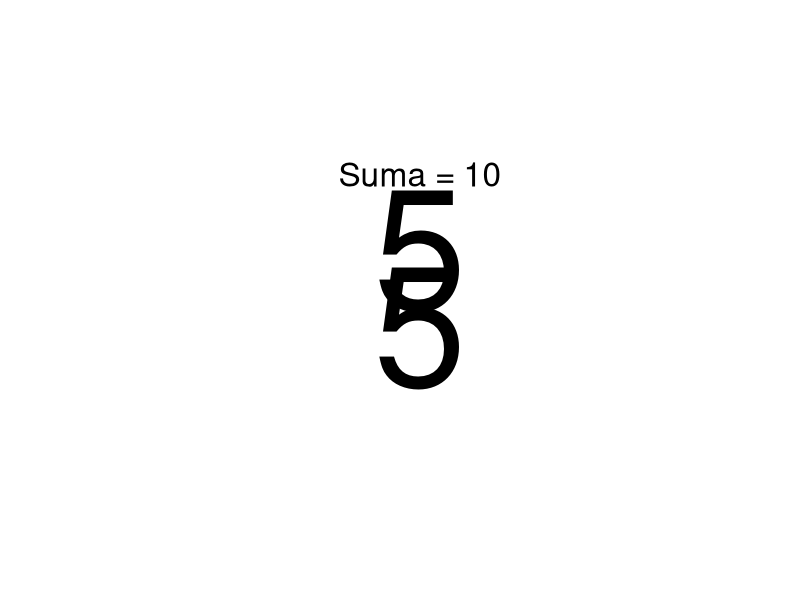
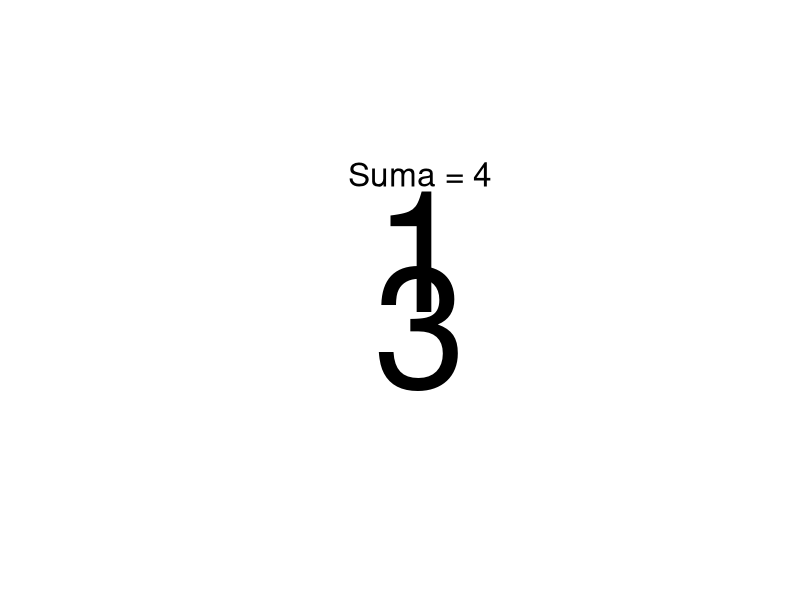
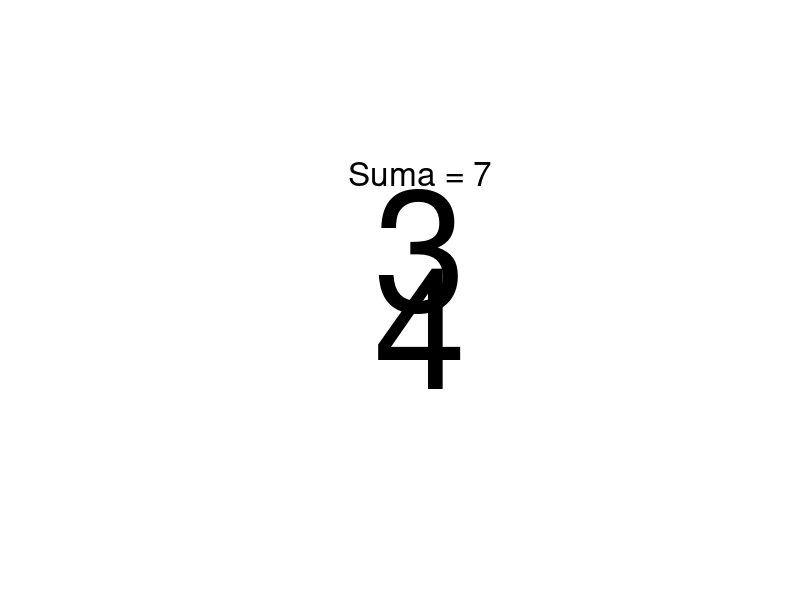
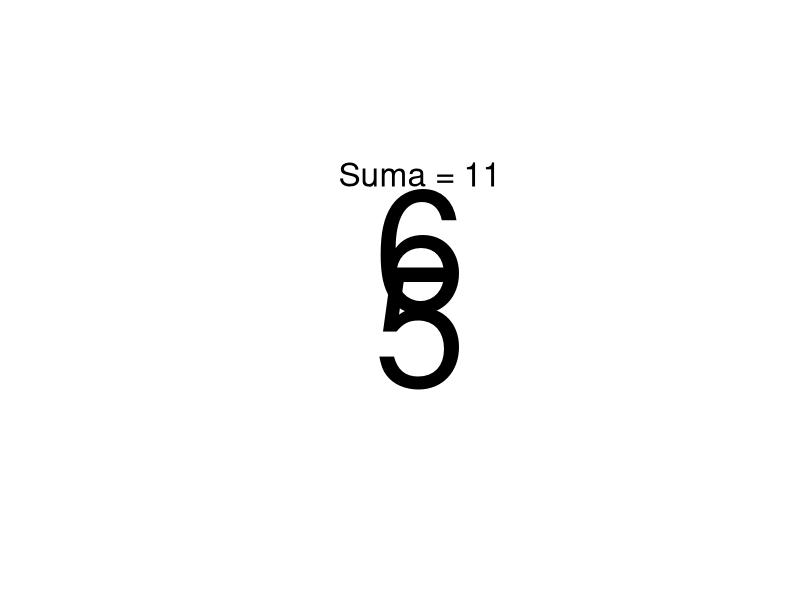
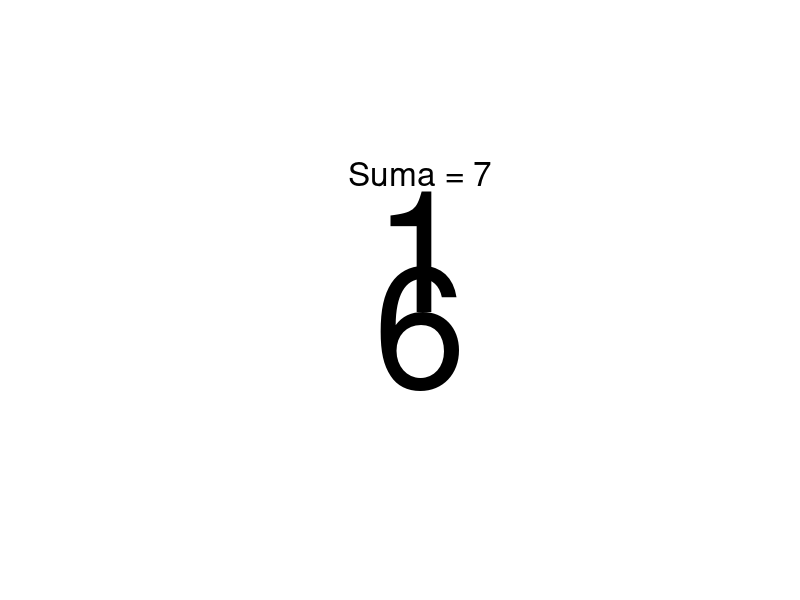
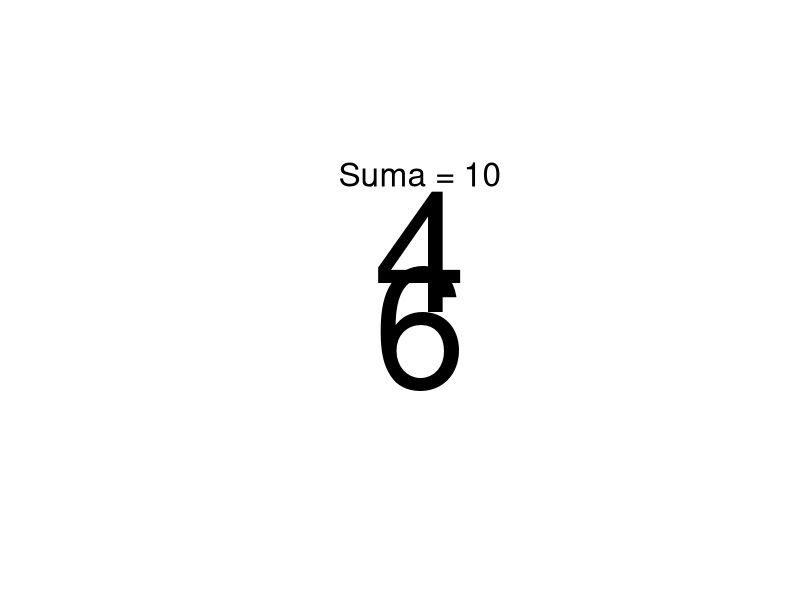
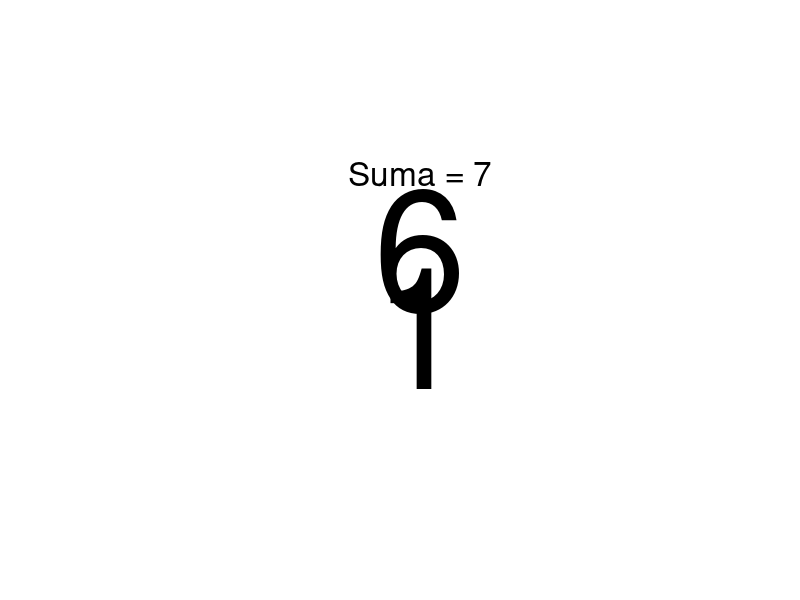
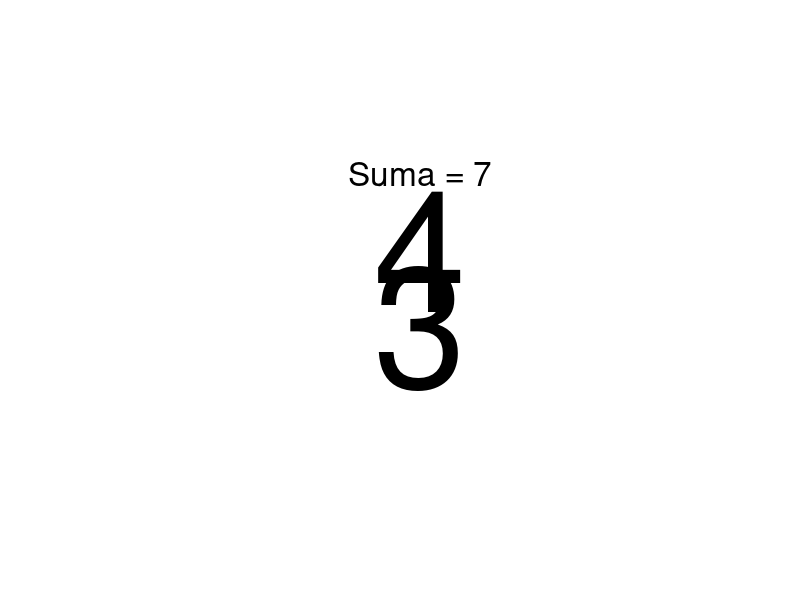

Write the R code that produced these figures, in order.
pob = 1:6
res = c()
start.time <- Sys.time()

for (j in 1:100){
  dados = sample(pob, 2, replace = TRUE)   
  suma = sum(dados)                        
  
  res <- c(res, suma)
  
  plot(0,0,xlim=c(-50,50), ylim=c(-50,50), axes = FALSE, type='n', xlab = "", ylab = "")
  # dado 1
  text(0,10, dados[1], cex=10)  
  # dado 2
  text(0,-10, dados[2], cex=10) 
  # suma
  text(0,30, paste("Suma =", suma), cex=2) 
  
  Sys.sleep(1)
}

end.time <- Sys.time()
time.taken <- end.time - start.time
print(time.taken)

hist(res, breaks=2:13, right = F)
